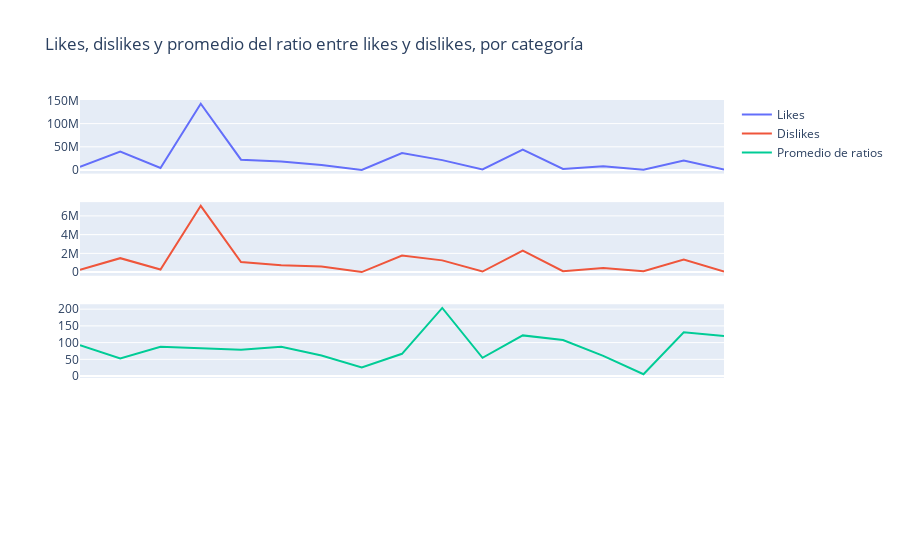

Notebook cell for this chart:
### Code cell
fig = make_subplots(rows=len(aux.columns), cols=1, start_cell="top-left")

i=1
j=1

for col in aux.columns[1:]:
    trace = go.Scatter(x=aux['Categoría'], y=aux[col], mode='lines', name=aux.columns[j])
    fig.append_trace(trace, i, 1)
    i = i + 1
    j = j + 1

fig.update_xaxes(visible=False, showticklabels=False)
fig.update_layout(title="Likes, dislikes y promedio del ratio entre likes y dislikes, por categoría")

fig.show()

### Figure 1 — Plotly figure (JSON) as saved in the notebook; plotly's stock layout.template omitted (floating-point values rounded to 4 significant figures)
{"data": [{"mode": "lines", "name": "Likes", "type": "scatter", "x": ["Autos & Vehicles", "Comedy", "Education", "Entertainment", "Film & Animation", "Gaming", "Howto & Style", "Movies", "Music", "News & Politics", "Nonprofits & Activism", "People & Blogs", "Pets & Animals", "Science & Technology", "Shows", "Sports", "Travel & Events"], "xaxis": "x", "y": [6599487, 39510290, 4282179, 142989689, 22217540, 18428209, 10938315, 63834, 36699912, 21251344, 1087694, 43703746, 2140288, 8181902, 396922, 20516857, 1087712], "yaxis": "y"}, {"mode": "lines", "name": "Dislikes", "type": "scatter", "x": ["Autos & Vehicles", "Comedy", "Education", "Entertainment", "Film & Animation", "Gaming", "Howto & Style", "Movies", "Music", "News & Politics", "Nonprofits & Activism", "People & Blogs", "Pets & Animals", "Science & Technology", "Shows", "Sports", "Travel & Events"], "xaxis": "x2", "y": [236289, 1487547, 274376, 7078932, 1078954, 742747, 602036, 2594, 1775162, 1252372, 57982, 2284041, 102599, 427716, 93259, 1333829, 46087], "yaxis": "y2"}, {"mode": "lines", "name": "Promedio de ratios", "type": "scatter", "x": ["Autos & Vehicles", "Comedy", "Education", "Entertainment", "Film & Animation", "Gaming", "Howto & Style", "Movies", "Music", "News & Politics", "Nonprofits & Activism", "People & Blogs", "Pets & Animals", "Science & Technology", "Shows", "Sports", "Travel & Events"], "xaxis": "x3", "y": [91.97, 52.96, 87.28, 82.9, 78.85, 87.83, 61.41, 25.61, 66.56, 203.6, 54.53, 121.6, 107.7, 60.27, 5.61, 130.6, 120.0], "yaxis": "y3"}], "layout": {"title": {"text": "Likes, dislikes y promedio del ratio entre likes y dislikes, por categoría"}, "xaxis": {"anchor": "y", "domain": [0, 1], "showticklabels": false, "visible": false}, "xaxis2": {"anchor": "y2", "domain": [0, 1], "showticklabels": false, "visible": false}, "xaxis3": {"anchor": "y3", "domain": [0, 1], "showticklabels": false, "visible": false}, "xaxis4": {"anchor": "y4", "domain": [0, 1], "showticklabels": false, "visible": false}, "yaxis": {"anchor": "x", "domain": [0.8063, 1]}, "yaxis2": {"anchor": "x2", "domain": [0.5375, 0.7312]}, "yaxis3": {"anchor": "x3", "domain": [0.2687, 0.4625]}, "yaxis4": {"anchor": "x4", "domain": [0, 0.1938]}}}
